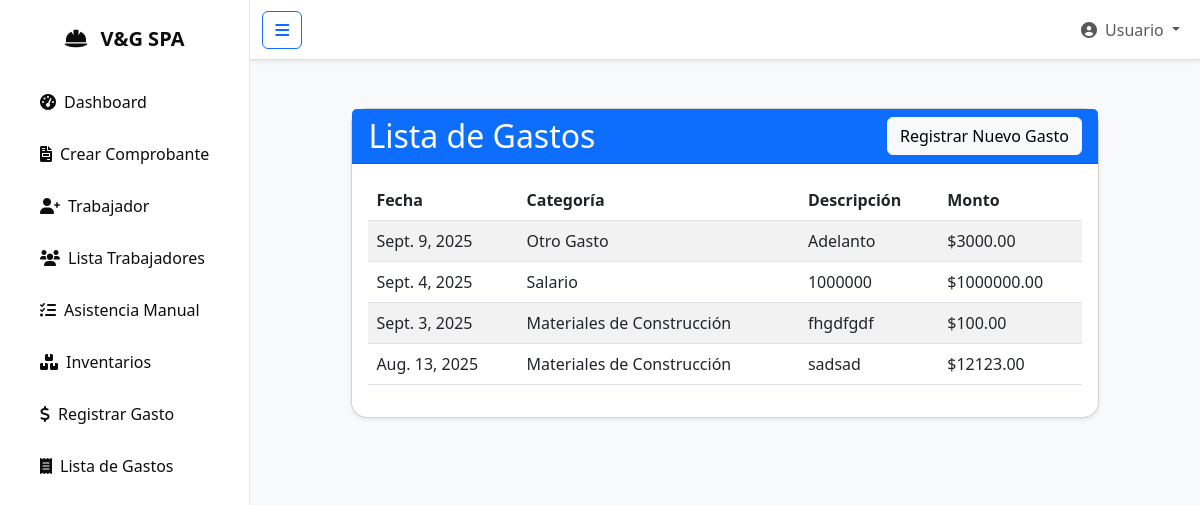
/gastos/, run on the app's committed database.
### app/models.py (models this page shows, shortened)
class Gasto(models.Model):
    CATEGORIAS_GASTO = [
        ('SALARIO', 'Salario'),
        ('MATERIAL', 'Materiales de Construcción'),
        ('TRANSPORTE', 'Transporte y Combustible'),
        ('MAQUINARIA', 'Mantenimiento de Maquinaria'),
        ('ADMIN', 'Gastos Administrativos'),
        ('OTRO', 'Otro Gasto'),
    ]
    TIPO_PROYECTO = [
        ('CONSTRUCTORA', 'Constructora'),
        ('BLOQUERA', 'Bloquera'),
    ]
    fecha = models.DateField(default=date.today)
    categoria = models.CharField(max_length=50, choices=CATEGORIAS_GASTO, default='OTRO')
    descripcion = models.TextField()
    monto = models.DecimalField(max_digits=10, decimal_places=2)
    tipo_proyecto = models.CharField(max_length=20, choices=TIPO_PROYECTO, default='CONSTRUCTORA')
    class Meta:
        verbose_name_plural = "Gastos"

### app/views.py (the view)
# urls.py: path('gastos/', lista_gastos, name='lista_gastos'),
def lista_gastos(request):
    gastos = Gasto.objects.all().order_by('-fecha')
    return render(request, 'app/lista_gastos.html', {'gastos': gastos})

### app/templates/app/lista_gastos.html
{% extends 'app/base.html' %}
{% block contenido %}
<div class="container-fluid mt-4">
    <div class="row">
        <div class="col-md-10 offset-md-1">
            <div class="card shadow-sm">
                <div class="card-header bg-primary text-white d-flex justify-content-between align-items-center">
                    <h2 class="mb-0">Lista de Gastos</h2>
                    <a href="{% url 'registrar_gasto' %}" class="btn btn-light">Registrar Nuevo Gasto</a>
                </div>
                <div class="card-body">
                    <table class="table table-striped table-hover">
                        <thead>
                            <tr>
                                <th>Fecha</th>
                                <th>Categoría</th>
                                <th>Descripción</th>
                                <th>Monto</th>
                            </tr>
                        </thead>
                        <tbody>
                            {% for gasto in gastos %}
                            <tr>
                                <td>{{ gasto.fecha }}</td>
                                <td>{{ gasto.get_categoria_display }}</td>
                                <td>{{ gasto.descripcion }}</td>
                                <td>${{ gasto.monto }}</td>
                            </tr>
                            {% empty %}
                            <tr>
                                <td colspan="4" class="text-center text-muted">No hay gastos registrados.</td>
                            </tr>
                            {% endfor %}
                        </tbody>
                    </table>
                </div>
            </div>
        </div>
    </div>
</div>
{% endblock %}

### app/static/app/css/style.css (style rules this page uses)
html, body { height: 100%; margin: 0; overflow: hidden; }
body { background-color: #f8f9fa; }
.card.shadow-sm { border-radius: 1rem; box-shadow: 0 5px 15px rgba(0,0,0,.08); }
.card.shadow-sm { background-color: #FFFFFF; border-radius: 1rem; box-shadow: 0 5px 15px rgba(0,0,0,.08); }

### data on the page
Gasto: fecha "Sept. 9, 2025", categoria "Otro Gasto", descripcion "Adelanto", monto "3000.00"
Gasto: fecha "Sept. 4, 2025", categoria "Salario", descripcion "1000000", monto "1000000.00"
Gasto: fecha "Sept. 3, 2025", categoria "Materiales de Construcción", descripcion "fhgdfgdf", monto "100.00"
Gasto: fecha "Aug. 13, 2025", categoria "Materiales de Construcción", descripcion "sadsad", monto "12123.00"
